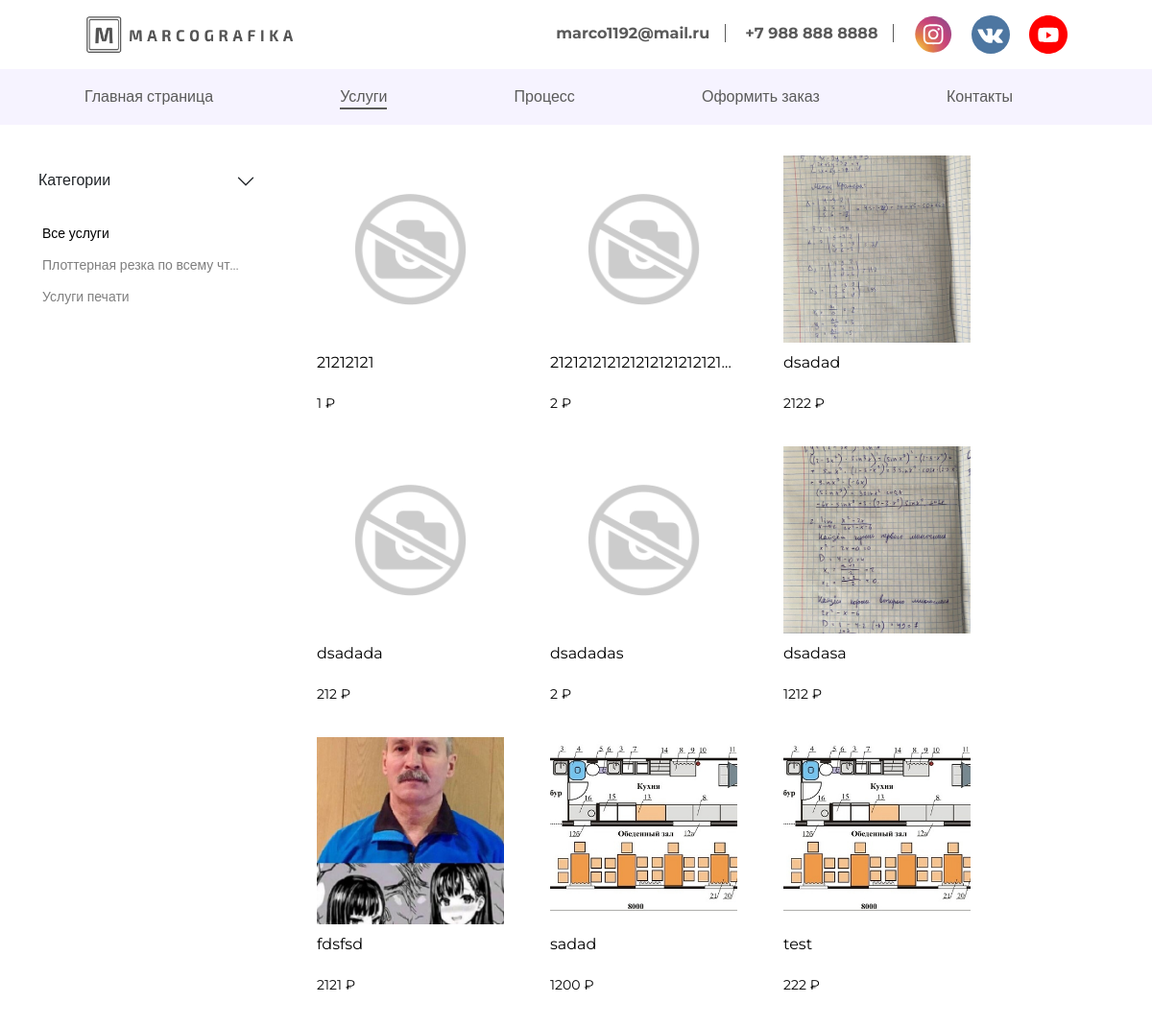
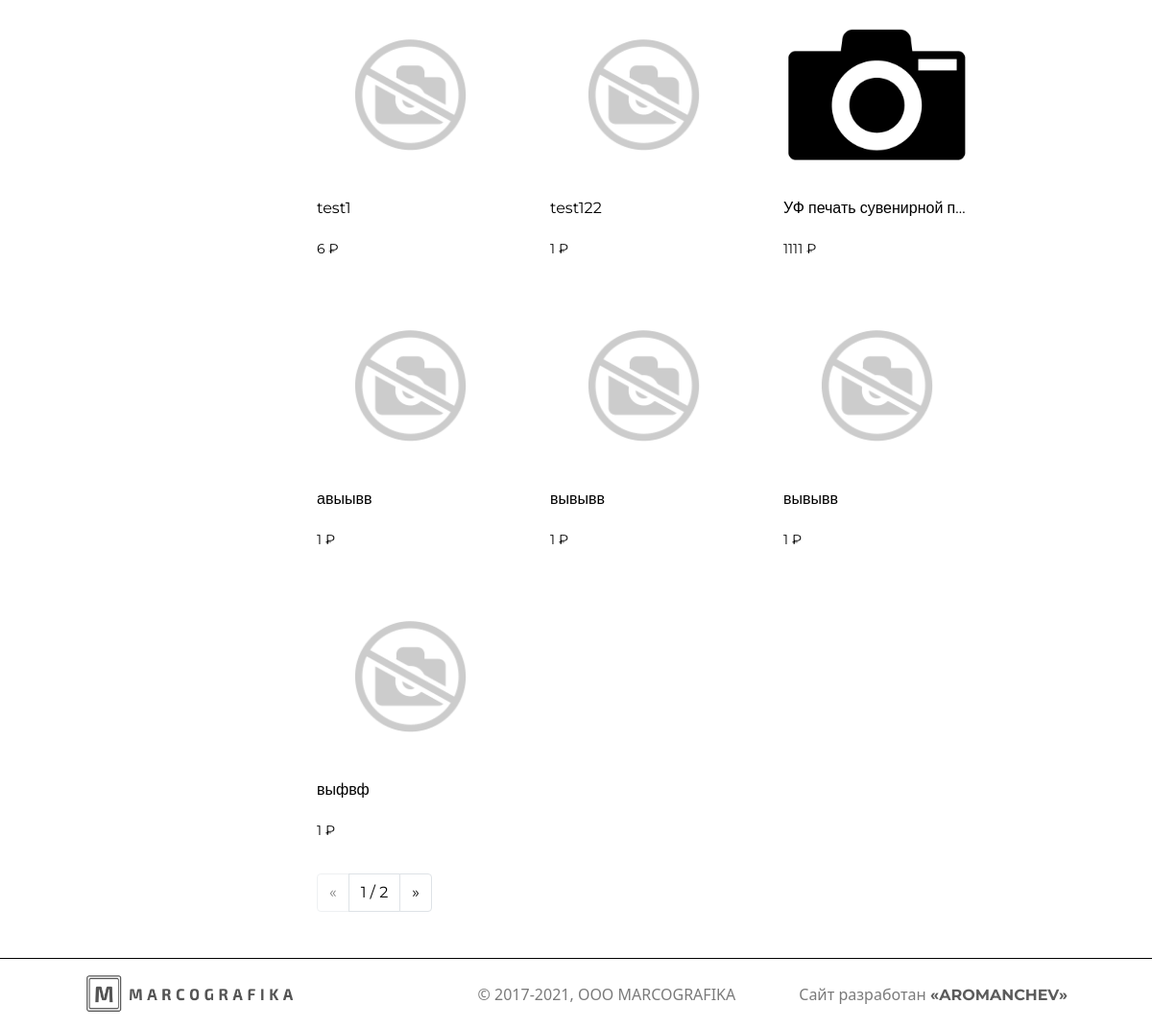
The app's page /service/ with its own data (2 pictures, top to bottom).
### availability/models.py (models this page shows, shortened)
class Category(models.Model):
    name = models.CharField(max_length=200, db_index=True)
    slug = models.SlugField(max_length=200, db_index=True, unique=True)
    class Meta:
        ordering = ('name',)
        verbose_name = 'Категория'
        verbose_name_plural = 'Категории'
    def get_absolute_url(self):
        return reverse('availability:product_list_by_category',
                        args=[self.slug])

class Product(models.Model):
    category = models.ForeignKey(Category, related_name='products', on_delete=models.CASCADE)
    name = models.CharField(max_length=200, db_index=True)
    slug = models.SlugField(max_length=200, db_index=True)
    image = models.ImageField(upload_to='products/%Y/%m/%d', blank=True)
    description = models.TextField(blank=True)
    price = models.IntegerField()
    available = models.BooleanField(default=True)
    created = models.DateTimeField(auto_now_add=True)
    updated = models.DateTimeField(auto_now=True)
    class Meta:
        ordering = ('name',)
        verbose_name = 'Услуги'
        verbose_name_plural = 'Услуги'
        index_together = (('id', 'slug'),)
    def get_absolute_url(self):
        return reverse('availability:product_detail',
                        args=[self.id, self.slug])

### availability/views.py (the view)
def product_list(request, category_slug=None):
    category = None
    categories = Category.objects.all()
    products = Product.objects.filter(available=True)
    paginator = Paginator(products, 16)
    page = request.GET.get('page')
    if category_slug:
        category = get_object_or_404(Category, slug=category_slug)
        products = products.filter(category=category)
        paginator = Paginator(products, 16)
        try:
            products = paginator.page(page)
        except PageNotAnInteger:
            products = paginator.page(1)
        except EmptyPage:
            products = paginator.page(paginator.num_pages)
    else:
        paginator = Paginator(products, 16)
        try:
            products = paginator.page(page)
        except PageNotAnInteger:
            products = paginator.page(1)
        except EmptyPage:
            products = paginator.page(paginator.num_pages)
    return render(request,
                  'availability/availability.html',
                  {'category': category,
                   'categories': categories,
                   'products': products})

### availability/templates/availability/availability.html (shortened to what this page needs)
{% extends 'main/index.html' %} {% load static %}
{%block styles%}
<link rel="stylesheet" type="text/css" href="{% static 'css/service.css' %}" />
{%endblock%}
{% block content %}
<div class="wrapper service">
    <div class="categories_filter">
        <div class="accordion accordion-flush" id="accordionFlushExample">
            <div class="accordion-item">
                <h2 class="accordion-header" id="flush-headingOne">
                    <button class="accordion-button collapsed" type="button" data-bs-toggle="collapse"
                        data-bs-target="#flush-collapseOne" aria-expanded="false" aria-controls="flush-collapseOne">
                        Категории
                    </button>
                </h2>
                <div id="flush-collapseOne" class="accordion-collapse collapse show" aria-labelledby="flush-headingOne"
                    data-bs-parent="#accordionFlushExample">
                    <div class="accordion-body">
                        <div class="category_menu">
                            <ul>
                                <li {% if not category %} class="selected" {% endif %} title="Все услуги">
                                    <a href="{% url "availability:product_list" %}">Все услуги</a>
                                </li>
                                {% for c in categories %}
                                <li {% if category.slug == c.slug %} class="selected" {% endif %} title={{ c.name }}>
                                    <a href="{{ c.get_absolute_url }}">{{ c.name }}</a>
                                </li>
                                {% endfor %}
                            </ul>
                        </div>
                    </div>
                </div>
            </div>
        </div>
    </div>
    <div class="product-list">
        {% for product in products %}
        <div class="item">
            <a href="{{ product.get_absolute_url }}">
                <img src="{% if product.image %}{{ product.image.url }}{% else %}../../../../../static/media/icons/no_photo.png {% endif %}"
                    width="256" height="256" alt="product-image">
                <p data-bs-toggle="tooltip" data-bs-placement="top" title="{{ product.name }}">{{ product.name }}</p>
                <span>{{ product.price }} ₽</span>
            </a>
        </div>
        {% endfor %}
        {% include "./pagination.html" with page=products %}
    </div>
</div>
{% endblock %}
{%block footer%}
<footer class="service">
    <div class="footer__container">
        <div class="container__content">
            <div class="content">
                <a href="{%url 'index' %}">
                    <img src={% static "media/icons/logo.png" %} alt="logo" width="220" height="40" />
                </a>
                <span class="date">© 2017-2021, OOO MARCOGRAFIKA</span>
                <span>Сайт разработан <a href>«AROMANCHEV»</a></span>
            </div>
        </div>
    </div>
</footer>
{%endblock%}

### static/css/index.css (style rules this page uses)
body { margin: 0; font-family: 'Montserrat', sans-serif; overflow-x: hidden; }
a,p,h1,h2,h3,li { font-family: 'Montserrat', sans-serif; }
ul { padding: 0 !important; }
a { text-decoration: none !important; color: black !important; font-size: 16px; cursor: pointer; line-height: 26px; display: inline-block; }
footer { border-top: 1px solid black; padding: 16px 0; }
footer { margin-top: 950px; }
.footer__container { max-width: 1200px; margin: 0 auto; position: relative; }
.container__content .content span { top: 9px; display: block; color: #5a5a5a; position: absolute; right: 0; opacity: 0.8; }
.container__content .content { display: flex; flex-wrap: wrap; }
.container__content .content span a { font-weight: bold; opacity: 0.8; }
.content .date { left: 40%; }
@media screen and (max-width: 1200px) and (min-width: 1024px) { .footer__container { max-width: 1024px; } }

### static/css/service.css (style rules this page uses)
.wrapper.service { margin: 32px 0; display: flex; }
.accordion-button::after { position: relative; top: 1px; left: 8px; }
.accordion-body li { list-style: none; }
.accordion-button { padding: 16px; }
.accordion-item { border: 1px solid #f6f3ff; }
.category_menu a { max-width: 210px; text-overflow: ellipsis; overflow: hidden; white-space: nowrap; font-size: 14px; opacity: .5; }
.category_menu li.selected a { opacity: 1; }
.categories_filter { width: 250px; margin-left: 24px; margin-right: 56px; }
.accordion-flush { width: 250px; }
.product-list .item a { display: block; }
.product-list { max-width: 1200px; display: flex; flex-wrap: wrap; }
.product-list .item img { object-fit: cover; margin-bottom: 8px; transition: .5s; }
.product-list .item { margin-right: 56px; margin-bottom: 32px; max-width: 256px; }
.product-list .item p { max-width: 256px; text-overflow: ellipsis; overflow: hidden; white-space: nowrap; }
.product-list .item:nth-child(4n + 4) { margin-right: 0px; }
.product-list .item span { font-size: 14px; }
footer.service { margin-top: 0; }
@media screen and (max-width: 1380px) and (min-width: 1200px) { .product-list .item img { max-width: 180px; max-height: 180px; } }
@media screen and (max-width: 1380px) and (min-width: 1200px) { .product-list .item { margin-right: 48px; margin-bottom: 32px; } }
@media screen and (max-width: 1380px) and (min-width: 1200px) { .product-list .item p { max-width: 195px; } }
@media screen and (max-width: 1200px) and (min-width: 1024px) { .product-list .item img { max-width: 195px; max-height: 195px; } }
@media screen and (max-width: 1200px) and (min-width: 1024px) { .product-list .item { margin-right: 48px; margin-bottom: 32px; } }
@media screen and (max-width: 1200px) and (min-width: 1024px) { .product-list .item:nth-child(4n + 4) { margin-right: 48px; } }
@media screen and (max-width: 1200px) and (min-width: 1024px) { .product-list .item p { max-width: 195px; } }
@media screen and (max-width: 1200px) and (min-width: 1024px) { .product-list .item:nth-child(3n + 3) { margin-right: 0px; } }

### records on screen
Category: name "Плоттерная резка по всему чт…"
Category: name "Услуги печати"
Product: name "21212121", price "1"
Product: name "212121212121212121212121…", price "2"
Product: image (picture), name "dsadad", price "2122"
Product: image (placeholder picture), name "dsadada", price "212"
Product: name "dsadadas", price "2"
Product: image (picture), name "dsadasa", price "1212"
Product: image (picture), name "fdsfsd", price "2121"
Product: image (picture), name "sadad", price "1200"
Product: image (picture), name "test", price "222"
Product: name "test1", price "6"
Product: image (placeholder picture), name "test122", price "1"
Product: image (picture), name "УФ печать сувенирной п…", price "1111"
Product: name "авыывв", price "1"
Product: name "вывывв", price "1"
Product: name "вывывв", price "1"
Product: image (placeholder picture), name "выфвф", price "1"

### other values on screen
{{ page.number }} "1"
{{ page.paginator.num_pages }} "2"
